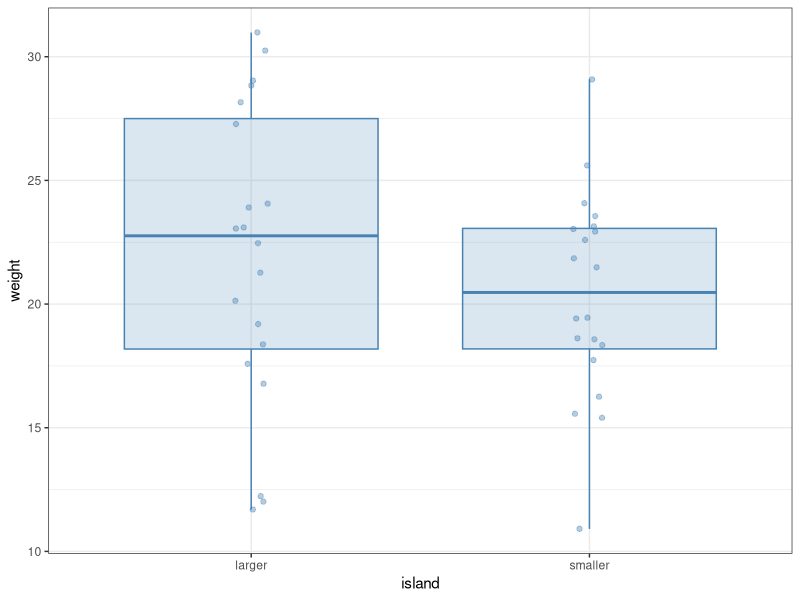
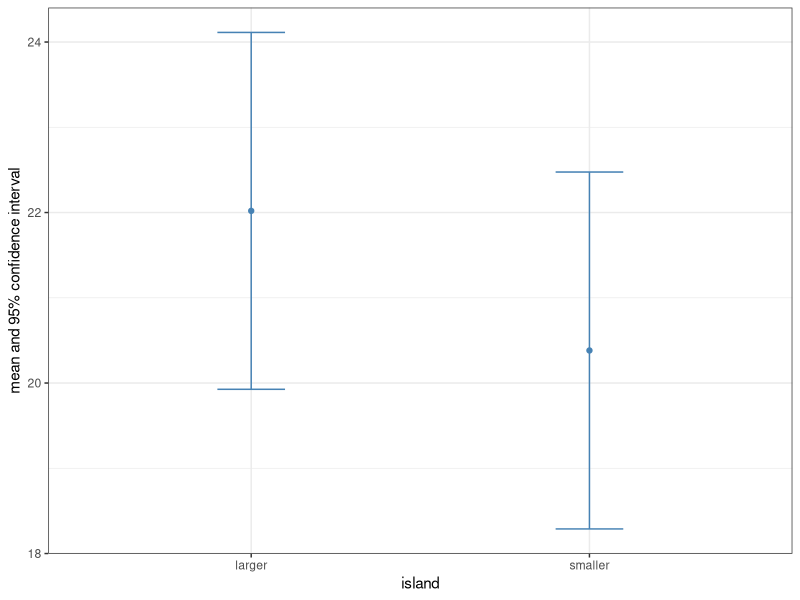
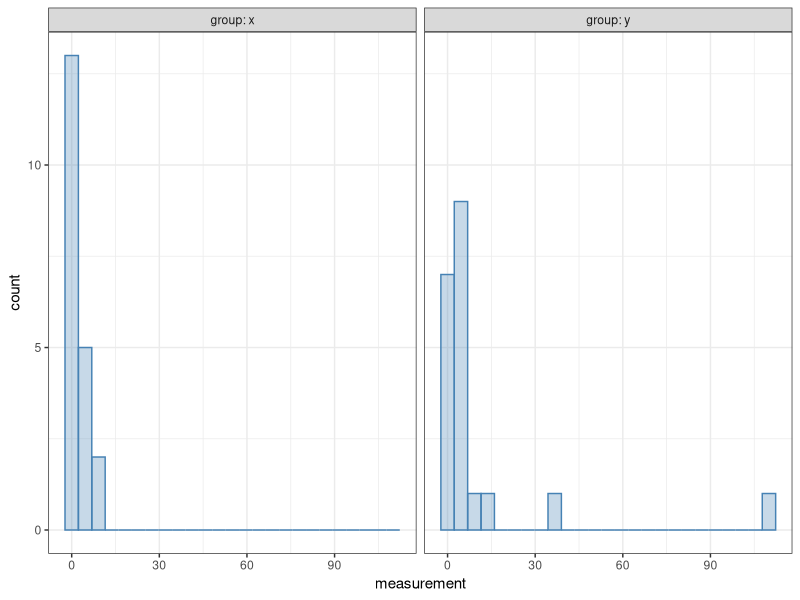

Here is the R script that generated these plots, in order: (Note: this script raises an error after producing the figures.)
## ---- chunk 1
#| message: false
library(tidyverse)

bird <- read_csv("fictive_bird_example.csv")
print(bird, n = Inf)
## ---- chunk 2
bird |>
  ggplot(aes(x = island, y = weight)) +
  geom_boxplot(color = "steelblue", fill = "steelblue",
               alpha = 0.2, outlier.shape = NA) +
  geom_jitter(alpha = 0.4, width = 0.05, color = "steelblue") +
  theme_bw()
## ---- chunk 3
bird |>
  group_by(island) |>
  summarize(mean = mean(weight), median = median(weight)) |>
  ungroup()
## ---- chunk 4
bird |>
  group_by(island) |>
  summarize(mean = mean(weight), # Means of the two groups
            sd = sd(weight), # Standard deviations
            N = n(), # Sample sizes
            SEM = sd / sqrt(N), # Standard errors of the means
            CI = qt(1 - 0.025, N - 1)) |> # Confidence intervals
  ungroup() |> # Ungroup the data (not necessary here, but a good habit)
  ggplot(aes(x = island, y = mean, ymin = mean - CI, ymax = mean + CI)) +
  geom_point(color = "steelblue") +
  geom_errorbar(color = "steelblue", width = 0.2) +
  labs(y = "mean and 95% confidence interval") +
  theme_bw()
## ---- chunk 5
wilcox.test(weight ~ island, data = bird)
## ---- chunk 6
wilcox.test(weight ~ island, data = bird, conf.int = TRUE)
## ---- chunk 7
wilcox.test(weight ~ island, data = bird, conf.int = TRUE, conf.level = 0.99)
## ---- chunk 8
t.test(weight ~ island, data = bird)
## ---- chunk 9
t.test(weight ~ island, data = bird, conf.level = 0.99)
## ---- chunk 10
#| message: false
example <- read_csv("t_wilcox_example.csv")

example |>
  ggplot(aes(x = measurement)) +
  geom_histogram(bins = 25, alpha = 0.3,
                 color = "steelblue", fill = "steelblue") +
  facet_wrap(~ group, labeller = label_both) +
  theme_bw()
## ---- chunk 11
t.test(measurement ~ group, data = example)
## ---- chunk 12
wilcox.test(measurement ~ group, data = example, conf.int = TRUE)
## ---- chunk 13
#| error: true
bird |>
  wilcox.test(weight ~ island, conf.int = TRUE)
## ---- chunk 14
bird |>
  wilcox.test(weight ~ island, data = _, conf.int = TRUE)
